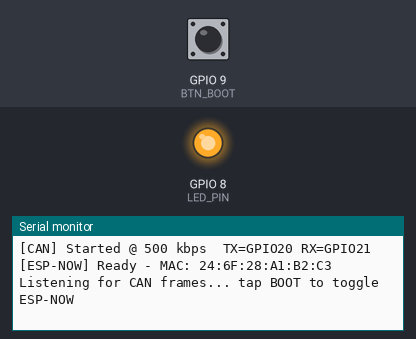
A sketch run on a simulated ESP32-S3. On the bench: output pins drawn as LEDs (lit = HIGH), the last lines printed to the serial monitor. The test bench sets the inputs (shaded band); at power-on: GPIO 9 (BTN_BOOT) HIGH. No CAN messages arrive unless stated.

Above: at 3.2 s.
3.3 s: GPIO 9 (BTN_BOOT) pulled LOW for 0.15 s
At 3.9 s:
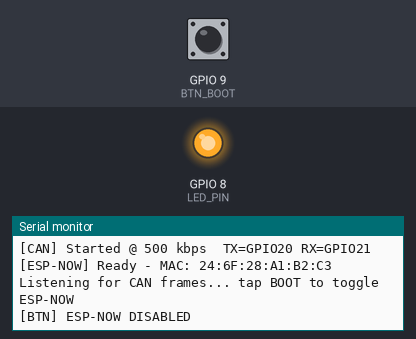
4.9 s: GPIO 9 (BTN_BOOT) pulled LOW for 1 s
At 6.6 s:
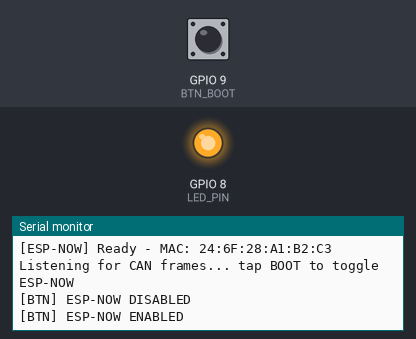

Measured:
- after the input at 3.3 s, the serial monitor: prints a new line after 0.17 s (image 1)
- after the input at 4.9 s, the serial monitor: prints a new line after 1.0 s (image 2)

The sketch:

SuperMIN-ESP32-C3-CAN-ESP-NOW-Version1.ino
```cpp
// ============================================================================
//  ESP32-C3 SuperMini - CAN to ESP-NOW Bridge
//  ----------------------------------------------------------------------------
//  Reads frames from the CAN bus (TJA1050 transceiver) and forwards each
//  valid frame as an ESP-NOW broadcast packet. The built-in LED flashes very
//  quickly while CAN frames are being relayed; the BOOT button toggles the
//  ESP-NOW relay on/off.
//
//  Hardware:
//    - ESP32-C3 SuperMini
//    - TJA1050 CAN transceiver
//        TXD -> GP20  (CAN_TX)
//        RXD -> GP21  (CAN_RX)
//    - Built-in BOOT button -> GP9 (active LOW)
//    - Built-in LED -> GP8 (active LOW)
//
//  CAN bus: 500 kbps, standard 11-bit IDs accepted
//  ESP-NOW: broadcast (FF:FF:FF:FF:FF:FF), no peer pairing needed
// ============================================================================

#include <WiFi.h>
#include <esp_now.h>
#include "driver/twai.h"

#define BTN_BOOT  9
#define LED_PIN   8
#define CAN_TX    20
#define CAN_RX    21

struct __attribute__((packed)) CanFrame {
    uint32_t id;
    uint8_t  dlc;
    uint8_t  data[8];
};

static uint8_t broadcast[] = {0xFF, 0xFF, 0xFF, 0xFF, 0xFF, 0xFF};

static uint32_t rxCount = 0;
static uint32_t txCount = 0;
static uint32_t txFail = 0;
static volatile bool espNowEnabled = true;

static int lastBtnState = HIGH;
static uint32_t pressMs = 0;
static bool handledPress = false;

static uint32_t lastLedToggle = 0;
static uint32_t lastActivityMs = 0;
static bool ledState = false;
static const uint32_t LED_FLASH_INTERVAL = 50;
static const uint32_t ACTIVITY_TIMEOUT = 300;

void setLED(bool on) {
    digitalWrite(LED_PIN, on ? LOW : HIGH);
    ledState = on;
}

void initCAN() {
    twai_general_config_t g_config = TWAI_GENERAL_CONFIG_DEFAULT(
        (gpio_num_t)CAN_TX, (gpio_num_t)CAN_RX, TWAI_MODE_NORMAL);
    twai_timing_config_t t_config = TWAI_TIMING_CONFIG_500KBITS();
    twai_filter_config_t f_config = TWAI_FILTER_CONFIG_ACCEPT_ALL();

    if (twai_driver_install(&g_config, &t_config, &f_config) != ESP_OK) {
        Serial.println("[CAN] Driver install FAILED!");
        while (true) { setLED(true); delay(200); setLED(false); delay(200); }
    }
    if (twai_start() != ESP_OK) {
        Serial.println("[CAN] Start FAILED!");
        while (true) { setLED(true); delay(200); setLED(false); delay(200); }
    }
    Serial.printf("[CAN] Started @ 500 kbps  TX=GPIO%d RX=GPIO%d\n", CAN_TX, CAN_RX);
}

void initESPNow() {
    WiFi.mode(WIFI_STA);
    WiFi.disconnect();

    if (esp_now_init() != ESP_OK) {
        Serial.println("[ESP-NOW] Init FAILED!");
        while (true) { setLED(true); delay(500); setLED(false); delay(500); }
    }

    esp_now_peer_info_t peer = {};
    memcpy(peer.peer_addr, broadcast, 6);
    peer.channel = 0;
    peer.encrypt = false;
    esp_now_add_peer(&peer);

    Serial.printf("[ESP-NOW] Ready - MAC: %s\n", WiFi.macAddress().c_str());
}

void checkButton() {
    int s = digitalRead(BTN_BOOT);
    uint32_t now = millis();

    if (s == LOW && lastBtnState == HIGH) {
        pressMs = now;
        handledPress = false;
    }
    if (s == HIGH && lastBtnState == LOW) {
        uint32_t held = now - pressMs;
        if (!handledPress && held >= 50 && held < 2000) {
            espNowEnabled = !espNowEnabled;
            Serial.printf("[BTN] ESP-NOW %s\n", espNowEnabled ? "ENABLED" : "DISABLED");
            if (!espNowEnabled) setLED(false);
        }
        handledPress = true;
    }
    lastBtnState = s;
}

void setup() {
    Serial.begin(115200);
    delay(2000);
    Serial.println("\n=== ESP32-C3 SuperMini - CAN to ESP-NOW Bridge ===");

    pinMode(LED_PIN, OUTPUT);
    setLED(false);
    pinMode(BTN_BOOT, INPUT_PULLUP);

    initCAN();
    initESPNow();
    Serial.println("Listening for CAN frames... tap BOOT to toggle ESP-NOW");
}

void loop() {
    checkButton();
    uint32_t now = millis();

    twai_message_t msg;
    esp_err_t r = twai_receive(&msg, pdMS_TO_TICKS(50));

    if (r == ESP_OK && !msg.rtr) {
        rxCount++;

        if (espNowEnabled) {
            CanFrame frame;
            frame.id = msg.identifier;
            frame.dlc = msg.data_length_code;
            memset(frame.data, 0, 8);
            memcpy(frame.data, msg.data, msg.data_length_code > 8 ? 8 : msg.data_length_code);

            esp_err_t s = esp_now_send(broadcast, (uint8_t *)&frame, sizeof(frame));
            bool ok = (s == ESP_OK);

            txCount++;
            if (!ok) txFail++;
            else lastActivityMs = now;

            Serial.printf("[RX %lu -> TX %lu] ID=0x%03lX [%d] ",
                          (unsigned long)rxCount, (unsigned long)txCount,
                          (unsigned long)msg.identifier, msg.data_length_code);
            for (int i = 0; i < msg.data_length_code; i++) Serial.printf("%02X ", msg.data[i]);
            Serial.printf("NOW:%s\n", ok ? "OK" : "FAIL");
        } else {
            Serial.printf("[RX %lu (NOW OFF)] ID=0x%03lX\n",
                          (unsigned long)rxCount, (unsigned long)msg.identifier);
        }
    }

    if (espNowEnabled && (now - lastActivityMs) < ACTIVITY_TIMEOUT) {
        if (now - lastLedToggle >= LED_FLASH_INTERVAL) {
            lastLedToggle = now;
            setLED(!ledState);
        }
    } else {
        if (ledState) setLED(false);
    }
}
```
